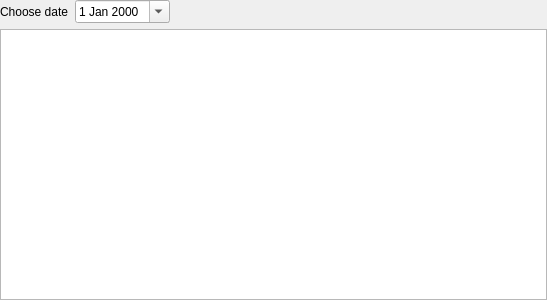
<?xml version="1.0" encoding="UTF-8"?>
<ui version="4.0">
 <class>Form</class>
 <widget class="QWidget" name="Form">
  <property name="geometry">
   <rect>
    <x>0</x>
    <y>0</y>
    <width>547</width>
    <height>300</height>
   </rect>
  </property>
  <property name="windowTitle">
   <string>Form</string>
  </property>
  <layout class="QVBoxLayout" name="verticalLayout">
   <property name="leftMargin">
    <number>0</number>
   </property>
   <property name="topMargin">
    <number>0</number>
   </property>
   <property name="rightMargin">
    <number>0</number>
   </property>
   <property name="bottomMargin">
    <number>0</number>
   </property>
   <item>
    <layout class="QHBoxLayout" name="horizontalLayout">
     <item>
      <widget class="QLabel" name="label">
       <property name="text">
        <string>Choose date</string>
       </property>
      </widget>
     </item>
     <item>
      <widget class="QDateEdit" name="dateSelector">
       <property name="calendarPopup">
        <bool>true</bool>
       </property>
      </widget>
     </item>
     <item>
      <spacer name="horizontalSpacer">
       <property name="orientation">
        <enum>Qt::Horizontal</enum>
       </property>
       <property name="sizeHint" stdset="0">
        <size>
         <width>40</width>
         <height>20</height>
        </size>
       </property>
      </spacer>
     </item>
    </layout>
   </item>
   <item>
    <widget class="QTableView" name="notesView">
     <property name="editTriggers">
      <set>QAbstractItemView::NoEditTriggers</set>
     </property>
     <property name="selectionBehavior">
      <enum>QAbstractItemView::SelectRows</enum>
     </property>
    </widget>
   </item>
  </layout>
 </widget>
 <resources/>
 <connections/>
</ui>
